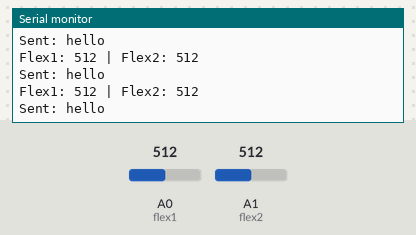
Simulated run of this sketch. Board: Arduino Uno, built with avr-gcc and run on an emulated ATmega328P. On the bench: the last lines printed to the serial monitor. Inputs (shaded band) come from the test bench; at power-on: A0 (flex1) = 512, A1 (flex2) = 512.

Above: at 1.3 s.
1.4 s: A0 (flex1) set to 178
At 1.85 s:
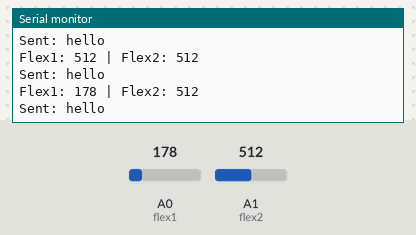
2.9 s: A0 (flex1) set to 169
At 3.5 s:
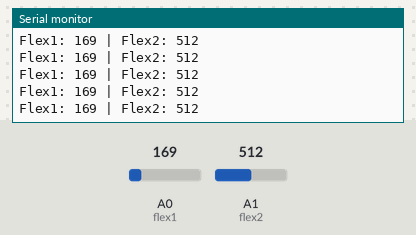
5.9 s: A1 (flex2) set to 981
At 6.6 s:
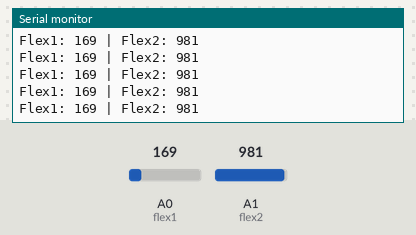
8.9 s: A1 (flex2) set to 1011
At 9.9 s:
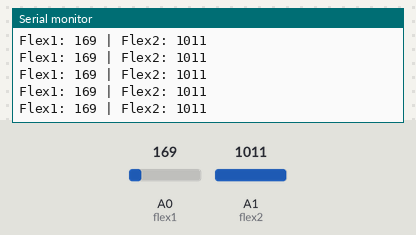
Timing chart, 0 to 11.9 s (numbered marks = the images above; inputs shaded):
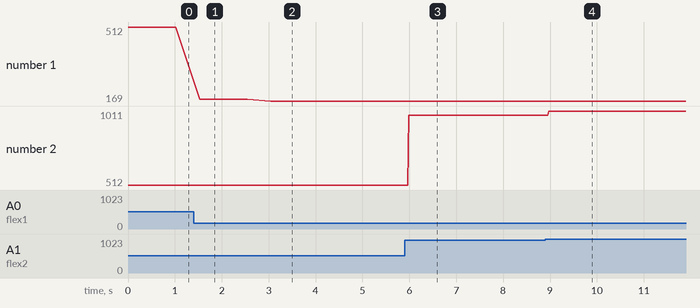

The sketch:

Single_Flex_Prototype.ino
```cpp
#include <SoftwareSerial.h>

SoftwareSerial BTSerial(10, 11); // RX, TX

int flex1 = A0;
int flex2 = A1;

void setup() {
  Serial.begin(9600);
  BTSerial.begin(9600);
}

void loop() {
  int val1 = analogRead(flex1);
  int val2 = analogRead(flex2);

  Serial.print("Flex1: "); Serial.print(val1);
  Serial.print(" | Flex2: "); Serial.println(val2);

  // Example thresholds - you’ll calibrate these!
  if (val1 > 169 ) {
    BTSerial.println("Hello");
    Serial.println("Sent: hello");
    delay(500);
  }
  else if (val1 < 168 ) {
    BTSerial.println("Hi");
    Serial.println("Sent: Hi");
    delay(500);
  }
}
```

Measured:
- the behaviour switches between 170 and 169 on A0 (flex1) (found by bisection; images 1 and 2)
- after the input at 1.4 s, the serial monitor: prints a new line after 0.13 s (image 1)
- after the input at 2.9 s, the serial monitor: prints a new line after 0.15 s (image 2)
- after the input at 5.9 s, the serial monitor: prints a new line after 0.09 s (image 3)
- after the input at 8.9 s, the serial monitor: prints a new line after 0.08 s (image 4)
- plotted number 1: 512 → 178 after the input at 1.4 s, 178 → 169 after the input at 2.9 s
- plotted number 2: 512 → 981 after the input at 5.9 s, 981 → 1011 after the input at 8.9 s
